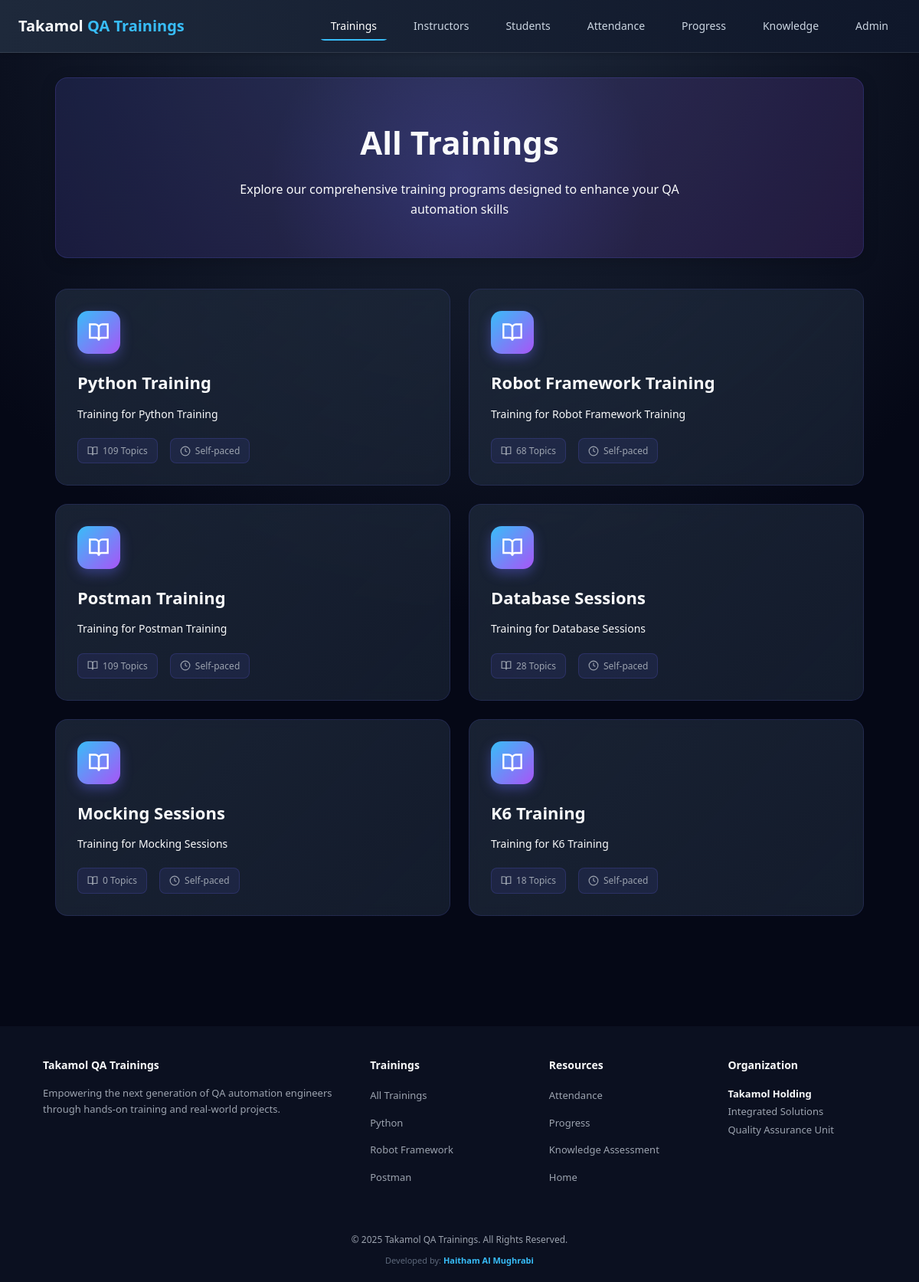
Screenshot of /trainings with the database file from the repository.
### models.py (models this page shows)
class Training(db.Model):
    id = db.Column(db.Integer, primary_key=True)
    name = db.Column(db.String(200), nullable=False)
    slug = db.Column(db.String(200), nullable=True)  # Made nullable
    description = db.Column(db.Text, nullable=True)
    topics = db.relationship('Topic', backref='training', lazy=True, cascade='all, delete-orphan')
    instructors = db.relationship('Instructor', secondary=training_instructors, backref=db.backref('trainings', lazy='dynamic'))

### app.py (the view)
@app.route('/trainings')
def trainings():
    trainings_list = Training.query.all()
    return render_template('trainings.html', trainings=trainings_list)

### app.py (called while the page is built)
@app.context_processor
def inject_now():
    return {'now': datetime.now()}

### templates/trainings.html (shortened to what this page needs)
{% extends 'base.html' %}
{% block content %}
<div class="trainings-hero">
    <h1 style="font-size: 42px; margin: 0 0 16px 0; position: relative; z-index: 1;">All Trainings</h1>
    <p style="color: var(--text-light); margin: 0; font-size: 16px; max-width: 600px; margin: 0 auto; position: relative; z-index: 1;">
        Explore our comprehensive training programs designed to enhance your QA automation skills
    </p>
</div>
<div class="trainings-grid">
    {% for training in trainings %}
    <a href="{{ url_for('training_detail', training_id=training.id) }}" class="training-card">
        <div class="training-icon">
            <svg width="28" height="28" viewBox="0 0 24 24" fill="none" stroke="white" stroke-width="2">
                <path d="M2 3h6a4 4 0 0 1 4 4v14a3 3 0 0 0-3-3H2z"></path>
                <path d="M22 3h-6a4 4 0 0 0-4 4v14a3 3 0 0 1 3-3h7z"></path>
            </svg>
        </div>
        <h2 class="training-title">{{ training.name }}</h2>
        {% if training.description %}
        <p class="training-description">{{ training.description }}</p>
        {% else %}
        <p class="training-description">Comprehensive training program covering essential topics and hands-on practice.</p>
        {% endif %}
        <div class="training-stats">
            <div class="stat-badge">
                <svg width="14" height="14" viewBox="0 0 24 24" fill="none" stroke="currentColor" stroke-width="2">
                    <path d="M2 3h6a4 4 0 0 1 4 4v14a3 3 0 0 0-3-3H2z"></path>
                    <path d="M22 3h-6a4 4 0 0 0-4 4v14a3 3 0 0 1 3-3h7z"></path>
                </svg>
                <span>{{ training.topics|length }} Topics</span>
            </div>
            <div class="stat-badge">
                <svg width="14" height="14" viewBox="0 0 24 24" fill="none" stroke="currentColor" stroke-width="2">
                    <circle cx="12" cy="12" r="10"></circle>
                    <polyline points="12 6 12 12 16 14"></polyline>
                </svg>
                <span>Self-paced</span>
            </div>
        </div>
    </a>
    {% endfor %}
</div>
{% endblock %}

### templates/base.html (shortened to what this page needs)
<!DOCTYPE html>
<html lang="en">
<head>
    <link rel="stylesheet" href="{{ url_for('static', filename='css/index.css') }}">
</head>
<body>
    <nav class="main-nav">
        <div class="nav-container">
            <a href="{{ url_for('index') }}" class="nav-logo">
                Takamol <span>QA Trainings</span>
            </a>
            <div class="nav-links">
                <a href="{{ url_for('trainings') }}">Trainings</a>
                <a href="{{ url_for('instructors_list') }}">Instructors</a>
                <a href="{{ url_for('students_list') }}">Students</a>
                <a href="{{ url_for('attendance') }}">Attendance</a>
                <a href="{{ url_for('progress') }}">Progress</a>
                <a href="{{ url_for('knowledge_assessment') }}">Knowledge</a>
                <a href="{{ url_for('admin_dashboard') }}">Admin</a>
            </div>
        </div>
    </nav>
    <div class="page-container">
        <main class="page">
            <div class="container">
                {% block content %}{% endblock %}
            </div>
        </main>
    </div>
    <footer class="main-footer">
        <div class="footer-container">
            <div class="footer-grid">
                <div class="footer-section">
                    <h3>Takamol QA Trainings</h3>
                    <p>Empowering the next generation of QA automation engineers through hands-on training and
                        real-world projects.</p>
                </div>
                <div class="footer-section">
                    <h3>Trainings</h3>
                    <ul class="footer-links">
                        <li><a href="{{ url_for('trainings') }}">All Trainings</a></li>
                        <li><a href="{{ url_for('trainings') }}">Python</a></li>
                        <li><a href="{{ url_for('trainings') }}">Robot Framework</a></li>
                        <li><a href="{{ url_for('trainings') }}">Postman</a></li>
                    </ul>
                </div>
                <div class="footer-section">
                    <h3>Resources</h3>
                    <ul class="footer-links">
                        <li><a href="{{ url_for('attendance') }}">Attendance</a></li>
                        <li><a href="{{ url_for('progress') }}">Progress</a></li>
                        <li><a href="{{ url_for('knowledge_assessment') }}">Knowledge Assessment</a></li>
                        <li><a href="{{ url_for('index') }}">Home</a></li>
                    </ul>
                </div>
                <div class="footer-section">
                    <h3>Organization</h3>
                    <p style="font-size: 13px; line-height: 1.8; margin: 0;">
                        <strong style="color: var(--text);">Takamol Holding</strong><br>
                        Integrated Solutions<br>
                        Quality Assurance Unit
                    </p>
                </div>
            </div>
            <div class="footer-bottom">
                <p style="margin-bottom: 8px;">&copy; {{ now.year }} Takamol QA Trainings. All Rights Reserved.</p>
                <p style="font-size: 11px; color: rgba(148, 163, 184, 0.6);">
                    Developed by: <strong style="color: var(--accent);">Haitham Al Mughrabi</strong>
                </p>
            </div>
        </div>
    </footer>
</body>
</html>

### statics/css/index.css (style rules this page uses)
:root { --bg: #050816; --bg-alt: #0b1020; --accent: #38bdf8; --accent-soft: rgba(56, 189, 248, 0.12); --text: #f9fafb; --muted: #9ca3af; --card: #111827; --radius: 14px; --shadow-soft: 0 18px 40px rgba(15, 23, 42, 0.55); }
* { box-sizing: border-box; margin: 0; padding: 0; }
body { font-family: system-ui, -apple-system, BlinkMacSystemFont, "Segoe UI", sans-serif; background: radial-gradient(circle at top, #1e293b 0, var(--bg) 45%); color: var(--text); line-height: 1.6; }
a { color: inherit; text-decoration: none; }
.page { max-width: 1120px; margin: 0 auto; padding: 32px 16px 64px; }

### templates/base.html (style rules this page uses)
.main-nav { position: sticky; top: 0; z-index: 100; background: linear-gradient(to right, #1e293b, #0f172a); backdrop-filter: blur(10px); border-bottom: 1px solid rgba(255, 255, 255, 0.1); box-shadow: 0 4px 6px -1px rgba(0, 0, 0, 0.1), 0 2px 4px -1px rgba(0, 0, 0, 0.06); }
.nav-container { max-width: 1200px; margin: 0 auto; padding: 0 24px; display: flex; justify-content: space-between; align-items: center; height: 68px; }
.nav-logo { font-size: 20px; font-weight: 700; color: var(--text); text-decoration: none; transition: color 0.3s ease; }
.nav-logo span { color: var(--accent); font-weight: 600; }
.nav-links { display: flex; gap: 16px; align-items: center; }
.nav-links a { color: #cbd5e1; text-decoration: none; font-size: 14px; font-weight: 500; padding: 8px 16px; border-radius: 8px; position: relative; overflow: hidden; transition: all 0.3s ease; }
.nav-links a::before { content: ''; position: absolute; bottom: 0; left: 50%; width: 0; height: 2px; background-color: var(--accent); transform: translateX(-50%); transition: width 0.3s ease; }
.nav-links a:hover, .nav-links a.active { color: white; }
.nav-links a:hover::before, .nav-links a.active::before { width: 100%; }
.main-footer { background: var(--bg-alt); border-top: 1px solid var(--border); margin-top: 80px; padding: 40px 0 20px; }
.footer-container { max-width: 1120px; margin: 0 auto; padding: 0 16px; }
.footer-grid { display: grid; grid-template-columns: 2fr 1fr 1fr 1fr; gap: 40px; margin-bottom: 30px; }
.footer-section h3 { font-size: 14px; margin-bottom: 15px; color: var(--text); }
.footer-section p { font-size: 13px; color: var(--muted); line-height: 1.6; }
.footer-links { list-style: none; padding: 0; margin: 0; }
.footer-links li { margin-bottom: 10px; }
.footer-links a { color: var(--muted); text-decoration: none; font-size: 13px; transition: color 0.2s; }
.footer-bottom { border-top: 1px solid var(--border); padding-top: 20px; text-align: center; font-size: 12px; color: var(--muted); }
.page-container { min-height: calc(100vh - 68px); }
.container { max-width: 1120px; margin: 0 auto; padding: 0 16px; }

### rows the page displays
Training: name "Python Training", description "Training for Python Training", topics|length "109"
Training: name "Robot Framework Training", description "Training for Robot Framework Training", topics|length "68"
Training: name "Postman Training", description "Training for Postman Training", topics|length "109"
Training: name "Database Sessions", description "Training for Database Sessions", topics|length "28"
Training: name "Mocking Sessions", description "Training for Mocking Sessions", topics|length "0"
Training: name "K6 Training", description "Training for K6 Training", topics|length "18"
